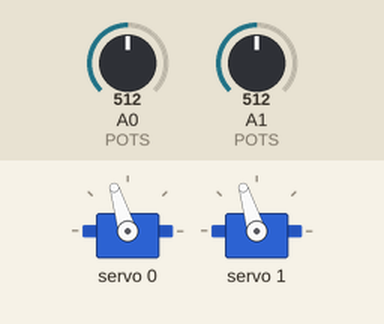
Recording of a sketch running on a simulated Arduino Uno, built with avr-gcc and run on an emulated ATmega328P. Shown: 2 × servo. The test bench sets the inputs (shaded band); at power-on: A0 (POTS) = 512, A1 (POTS) = 512.

Above: at 1.2 s.
1.3 s: A0 (POTS) set to 716
At 2.2 s:
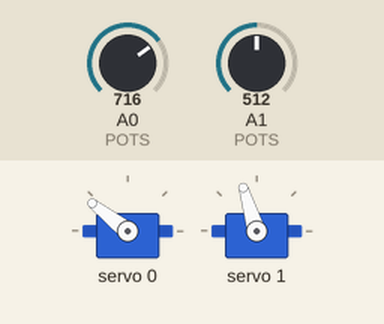
2.8 s: A1 (POTS) set to 716
At 3.2 s:
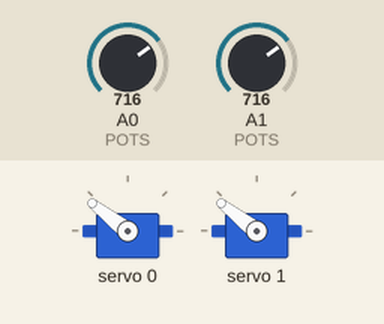
4.3 s: A0 (POTS) set to 900
At 5.5 s:
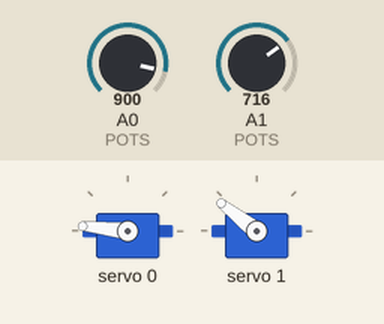
5.8 s: A1 (POTS) set to 900
At 6.7 s:
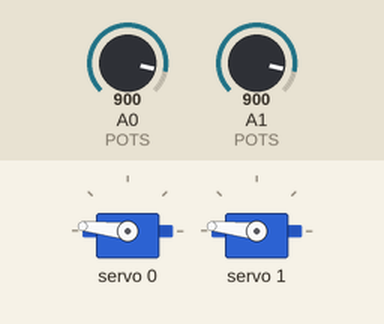
7.3 s: A0 (POTS) set to 1023
At 7.9 s:
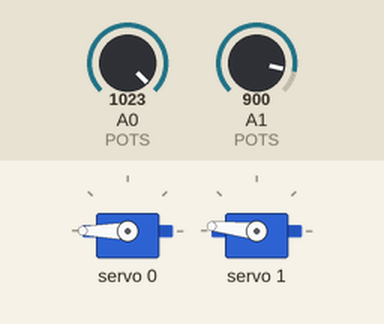
8.8 s: A1 (POTS) set to 1023
At 10.2 s:
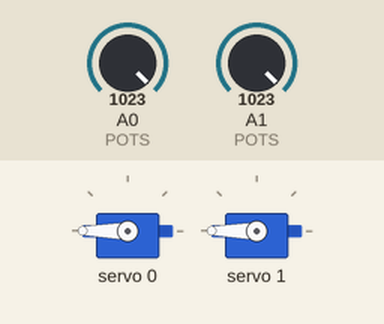
Timing chart, 0 to 11.3 s (numbered marks = the images above; inputs shaded):
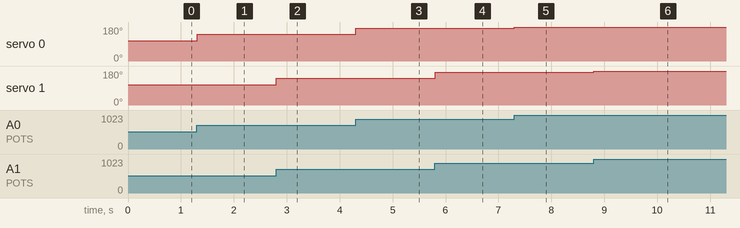

The sketch:

sample_input_sketch.ino
```cpp
/*
  Sample sketch for seding analog values into servo_in.py
  Used for recording servo movements in real time

  This sketch uses 2 potentiometers to both move control the servos and
  simultaneously send all values through serial.
*/


//#include <Servo.h>
#include <Adafruit_PWMServoDriver.h>
#include <Wire.h>

// PCA9685 to control servos
Adafruit_PWMServoDriver servo_driver = Adafruit_PWMServoDriver();

/////////////////////////
// This section sets up the potentiometers

// Set pin numbers
const int pot0 = A0;
const int pot1 = A1;

// Array of potentiometers, used to iterate over
int POTS[] = {pot0, pot1};
byte NUM_SERVOS = sizeof(POTS) / sizeof(int);

// Array of names, REQUIRED to set tab names/titles in the main app
const String NAMES[] = {"pot0", "pot1"};

//////////////////////////


// Variables for PCA9685 pulse length
const int SERVOMIN = 150;
const int SERVOMAX = 525;

// Wheter or not to send values over serial
boolean RECORD_FLAG = false;

long prev_write;
const int delay_time = 500;


// Move the servos and if necessary, send values over serial
void moveServos()
{
  int angle;
  String all_values = "";

  for (int i=0; i<NUM_SERVOS; i++)
  {
    int pot_value = analogRead(POTS[i]);
    int value = map(pot_value, 0, 1023, SERVOMIN, SERVOMAX);
    int angle = map(pot_value, 0, 1023, 0, 179);

    servo_driver.setPin(i, value);
    all_values = all_values + "," + angle;
  }

  // Send values over serial at appropriate interval, if recording
  if (RECORD_FLAG == true)
  {
    if ((millis() - prev_write) > delay_time)
    {
      Serial.println(all_values);
      prev_write = millis();
    }
  }
}


// Verify whether servo_in.py has sent a command
void checkForChar()
{
  // Read serial port for 'record' and 'stop' signals

  if (Serial.available() > 0)
  {
    char character = Serial.read();

    switch (character)
    {
      case 'r':  // Start 'recording', sending values over serial
        RECORD_FLAG = true;
        break;

      case 's':  // Stop sending values
        RECORD_FLAG = false;
        break;

      case 'n':  // Send names and number of servos to python
        for (byte i=0; i<NUM_SERVOS; i++)
        {
          Serial.print(NAMES[i]);
          Serial.print(',');
        }
        Serial.println();
        break;

    }
  }
}


void setup()
{
  Serial.begin(9600);

  servo_driver.begin();
  servo_driver.setPWMFreq(50);  // Analog servos run at ~60 Hz updates
}

void loop()
{
  moveServos();
  checkForChar();
}
```

Measured:
- after the input at 1.3 s, servo 0: 107° → 142° at once
- after the input at 2.8 s, servo 1: 107° → 142° at once
- after the input at 4.3 s, servo 0: 142° → 174° at once
- after the input at 5.8 s, servo 1: 142° → 174° at once
- after the input at 7.3 s, servo 0: 174° → 180° at once
- after the input at 8.8 s, servo 1: 174° → 180° at once
